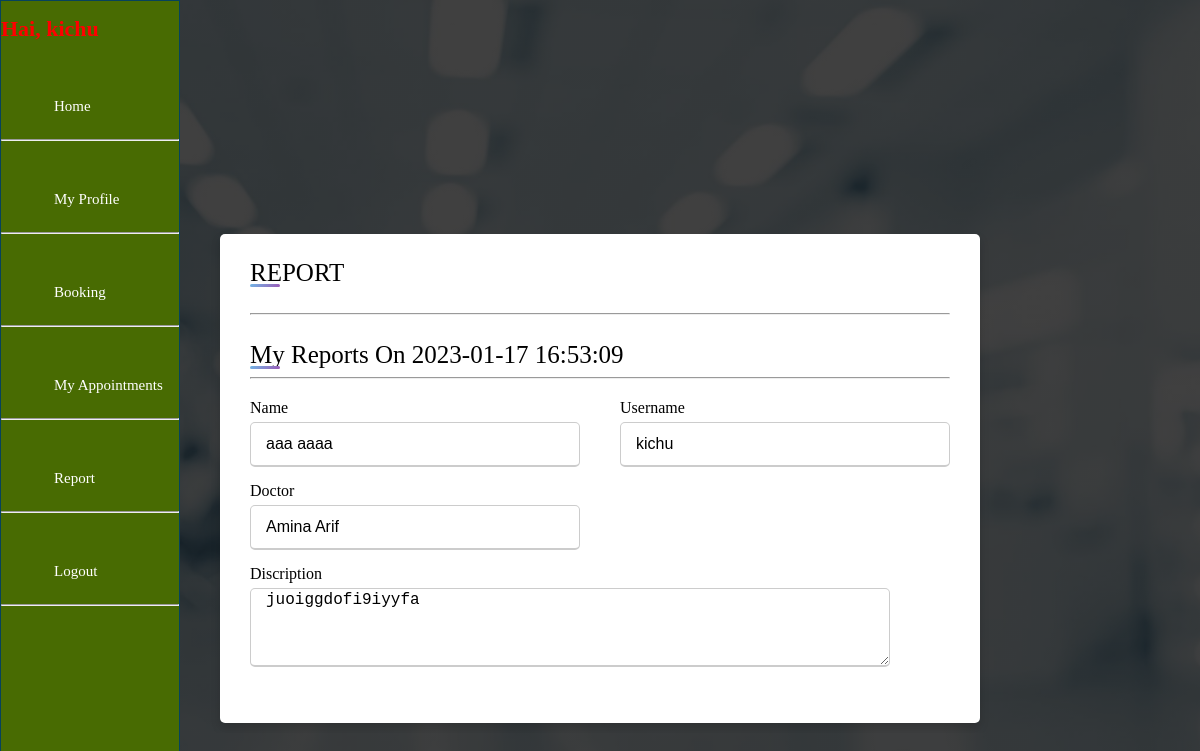
The page /patient/report.php (signed in) on the database its author committed.
### tables this page shows
CREATE TABLE `report_tab` (
  `id` int(11) NOT NULL,
  `username` varchar(100) NOT NULL,
  `remark` varchar(1000) NOT NULL,
  `d_username` varchar(100) NOT NULL,
  `r_date` timestamp NOT NULL DEFAULT current_timestamp()
);

CREATE TABLE `patient` (
  `p_id` int(10) NOT NULL,
  `p_fname` varchar(255) NOT NULL,
  `p_lname` varchar(255) NOT NULL,
  `p_username` varchar(255) NOT NULL,
  `p_email` varchar(255) NOT NULL,
  `p_address` varchar(255) NOT NULL,
  `p_city` varchar(255) NOT NULL,
  `p_state` varchar(255) NOT NULL,
  `p_pincode` varchar(10) NOT NULL,
  `p_bloodgroup` varchar(10) NOT NULL,
  `p_DOB` date NOT NULL,
  `p_phno` varchar(12) NOT NULL,
  `p_password` varchar(255) NOT NULL,
  `p_gender` varchar(100) NOT NULL,
  `med_history` varchar(1000) NOT NULL
);

CREATE TABLE `user_tab` (
  `id` int(11) NOT NULL,
  `fname` varchar(100) NOT NULL,
  `lname` varchar(100) NOT NULL,
  `username` varchar(100) NOT NULL,
  `email` varchar(50) NOT NULL,
  `address` varchar(100) NOT NULL,
  `city` varchar(50) NOT NULL,
  `state` varchar(50) NOT NULL,
  `pincode` int(10) NOT NULL,
  `bloodgroup` varchar(10) NOT NULL,
  `dob` date NOT NULL,
  `phno` varchar(10) NOT NULL,
  `password` varchar(50) NOT NULL,
  `gender` varchar(50) NOT NULL,
  `dept_id` varchar(20) NOT NULL,
  `status` int(11) NOT NULL,
  `user_type` varchar(100) NOT NULL
);

### patient/report.php (the view, shortened to what this page needs)
<?php
$username = $_SESSION['user'];
include "../inc/connection.php";
$sql = "SELECT * FROM `report_tab` AS a,`user_tab` AS b,`patient` AS d WHERE a.username = d.p_username AND a.d_username=b.username AND a.username = '$username'";
$result = mysqli_query($conn,$sql);
?>
   <?php include '../inc/side.php'; ?>
<!DOCTYPE html>
<html lang="en" dir="ltr">
  <head>
    <link rel="stylesheet" href="../css/adminstyle.css">
   </head>
<body>
  <div class="profile">
  <div class="container">
    <div class="title">REPORT</div>
    <br><hr><br>
    <?php while($pf=mysqli_fetch_array($result)){ ?>
      <?php
      echo "<div class='title'>My Reports On ".$pf["r_date"]."</div>"; ?>
      <hr>
    <div class="content">
      <form action="edit.php" method="POST">
        <div class="user-details">
        <div class="input-box">
            <span class="details">Name</span>
            <input type="text" name="username" value="<?php echo $pf["p_fname"].' '.$pf["p_lname"]; ?>" required>
          </div>
        <div class="input-box">
            <span class="details">Username</span>
            <input type="text" name="username" value="<?php echo $pf["p_username"]; ?>" required>
          </div>
          <div class="input-box">
            <span class="details">Doctor</span>
            <input type="text" name="username" value="<?php echo $pf["fname"].' '.$pf["lname"]; ?>" required>
          </div>
          <div class="discription">
          <div class="input-box">
            <span class="details">Discription</span>
            <textarea style="width :640px; outline: none; font-size: 16px; border-radius: 5px; padding-left: 15px; border: 1px solid #ccc; border-bottom-width: 2px; transition: all 0.3s ease;" name="username" rows="4" cols="50"><?php echo $pf["remark"]; ?></textarea>
          </div>
          </div>
      </form>
    </div>
<?php } ?>
  </div>
</div>
</body>
</html>

### css/adminstyle.css (style rules this page uses)
body { background-color: #E7E7E7; background-image: linear-gradient(rgba(0, 0, 0, 0.75),rgba(0,0,0,0.75)),url(../img/b1.jpeg); background-repeat: no-repeat; background-attachment: fixed; background-size: cover; margin: 0; }
.profile { height: auto; display: flex; justify-content: center; align-items: center; padding: 10px; margin-top: 0%; overflow: hidden; }
.profile .container { max-width: 700px; width: 100%; background-color: #fff; padding: 25px 30px; border-radius: 5px; box-shadow: 0 5px 10px rgba(0,0,0,0.15); }
.profile .container .title { font-size: 25px; font-weight: 500; position: relative; }
.profile .container .title::before { content: ""; position: absolute; left: 0; bottom: 0; height: 3px; width: 30px; border-radius: 5px; background: linear-gradient(135deg, #71b7e6, #9b59b6); }
.profile .content form .user-details { display: flex; flex-wrap: wrap; justify-content: space-between; margin: 20px 0 12px 0; }
form .user-details .input-box { margin-bottom: 15px; width: calc(100% / 2 - 20px); }
form .input-box span.details { display: block; font-weight: 500; margin-bottom: 5px; }
.profile .user-details .input-box input { height: 45px; width: 100%; outline: none; font-size: 16px; border-radius: 5px; padding-left: 15px; border: 1px solid #ccc; border-bottom-width: 2px; transition: all 0.3s ease; }

### inc/side.php (style rules this page uses)
body { background-color: #E7E7E7; margin: 0; }

### patient/report.php (style rules this page uses)
.profile { margin-top: -98%; }

### rows shown on the page
report_tab: r_date "2023-01-17 16:53:09", username "aaa aaaa", username "kichu", username "Amina Arif", username "juoiggdofi9iyyfa"
